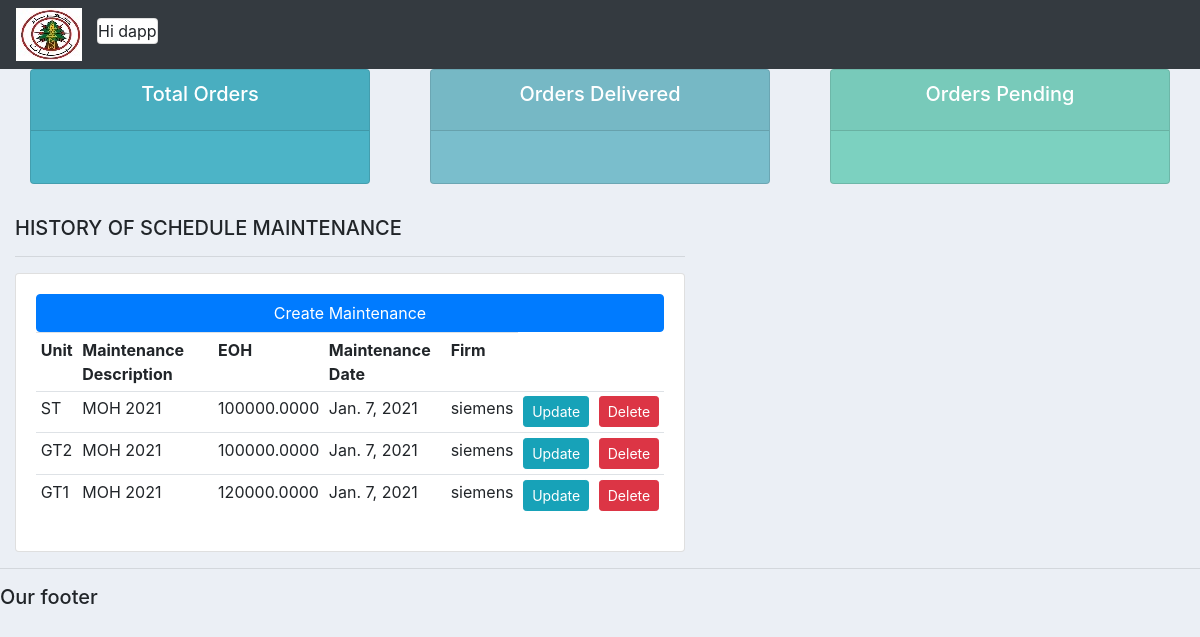
The app's page / (signed in) with its own data.
### mainapp/models.py (models this page shows)
class Maintenance(models.Model):
    unit = models.CharField(max_length=5, blank=1, null=True, choices=[('GT1','GT1'),('GT2', 'GT2'),('ST', 'ST')] )
    MainDesc = models.CharField(max_length=100, blank=True, null=True)
    EOH = models.DecimalField(decimal_places=4, max_digits=10, blank=True, null=True)
    MainDate = models.DateField(null=True)
    Firm = models.CharField(max_length=100, blank= True, null=True)

### mainapp/views.py (the view)
# urls.py: 2. Add a URL to urlpatterns:  path('', views.home, name='home')
@login_required
def home(request):
	maintenance = Maintenance.objects.all()
	context = {'maintenance':maintenance}
	return render(request, 'mainapp/home.html', context)

### mainapp/Templates/mainapp/Home.html
{%  extends 'mainapp/Base.html' %}
{% block content %}
{%  include 'mainapp/status.html' %}
<br>
<div class="row">
	<div class="col-md-7">
		<h5>HISTORY OF SCHEDULE MAINTENANCE</h5>
		<hr>
		<div class="card card-body textcenter">
			<a class="btn btn-primary " href="{% url 'create_main' %}">Create Maintenance</a>
			<table class="table table-sm">
				<tr>
					<th>Unit</th>
					<th>Maintenance Description</th>
					<th>EOH</th>
					<th>Maintenance Date</th>
					<th>Firm</th>
				</tr>
				{% for main in maintenance %}
				<tr>
					<td>{{main.unit}}</td>
					<td>{{main.MainDesc}}</td>
					<td>{{main.EOH}}</td>
					<td>{{main.MainDate}}</td>
					<td>{{main.Firm}}</td>
					<td><a class="btn btn-sm btn-info" href="{% url 'update_main' main.id %}">Update</a></td>
					<td><a class="btn btn-sm btn-danger" href="{% url 'delete_main' main.id %}">Delete</a></td>
				</tr>
				{% endfor %}
			</table>
		</div>
	</div>
</div>
{% endblock %}

### mainapp/Templates/mainapp/Base.html (shortened to what this page needs)
{% load static %}
<!DOCTYPE html>
<html>
<head>
	<link rel="stylesheet" href="https://stackpath.bootstrapcdn.com/bootstrap/4.3.1/css/bootstrap.min.css">
	<link rel="stylesheet" type="text/css" href="{% static '/css/main.css' %}">
</head>
<body>
	{%  include 'mainapp/navbar.html' %}
	<div class="container-fluid">
	{% block content %}
	{% endblock %}
    </div>
	<hr>
	<h5>Our footer</h5>
</body>
</html>

### mainapp/Templates/mainapp/navbar.html
{% load static %}
<nav class="navbar navbar-expand-lg navbar-dark bg-dark">
 <img src="{% static 'images/edllogo.png' %}" >
  <div class="collapse navbar-collapse" id="navbarNav" >
    <ul class="navbar-nav">
      <li class="nav-item active">
        {% if user.is_authenticated %}
            <div class="col-md">
              <div class="card text-center text-black  mb-2"> Hi {{user}} </div>
            </div>
        {% else %}
                <a class="nav-link" href="{% url 'login' %}">Login</a>
        {% endif %}
      </li>
    </ul>
  </div>
</nav>

### mainapp/Templates/mainapp/status.html (shortened to what this page needs)
<div class="row">
	<div class="col">
		<div class="col-md">
			<div class="card text-center text-white  mb-2" id="total-orders">
			  	<div class="card-header">
			  		<h5 class="card-title">Total Orders</h5>
			  	</div>
			  	<div class="card-body">
			  	</div>
			</div>
		</div>
	</div>
	<div class="col">
		<div class="col-md">
			<div class="card text-center text-white  mb-2" id="orders-delivered">
			  	<div class="card-header">
			  		<h5 class="card-title">Orders Delivered</h5>
			  	</div>
			  	<div class="card-body">
			  	</div>
			</div>
		</div>
	</div>
	<div class="col">
		<div class="col-md">
			<div class="card text-center text-white  mb-2" id="orders-pending">
			  	<div class="card-header">
			  		<h5 class="card-title">Orders Pending</h5>
			  	</div>
			  	<div class="card-body">
			  	</div>
			</div>
		</div>
	</div>
</div>

### mainapp/static/css/main.css (style rules this page uses)
body { background-color: #ebeff5; }
#total-orders { background-color: #4cb4c7; }
#orders-delivered { background-color: #7abecc; }
#orders-pending { background-color: #7CD1C0; }

### records on screen
Maintenance: unit "ST", MainDesc "MOH 2021", EOH "100000.0000", MainDate "Jan. 7, 2021", Firm "siemens"
Maintenance: unit "GT2", MainDesc "MOH 2021", EOH "100000.0000", MainDate "Jan. 7, 2021", Firm "siemens"
Maintenance: unit "GT1", MainDesc "MOH 2021", EOH "120000.0000", MainDate "Jan. 7, 2021", Firm "siemens"

### other values on screen
{{ user }} "dapp"
